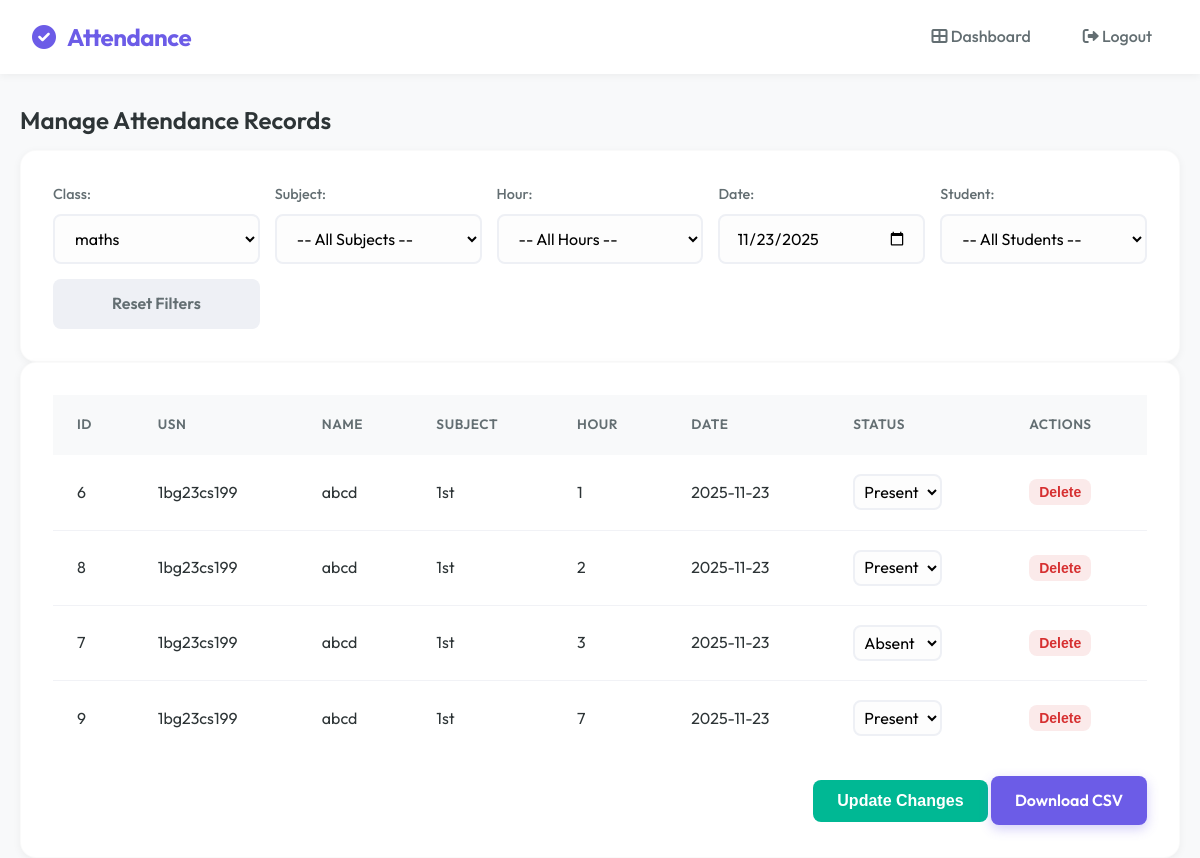
The app's page /admin/attendance?class_id=1 (signed in) with its own data.
### tables this page shows
CREATE TABLE attendance (
        id INTEGER PRIMARY KEY AUTOINCREMENT,
        student_id INTEGER,
        subject TEXT,
        date TEXT,
        status TEXT
    , hour INTEGER DEFAULT 1);

CREATE TABLE students (
        id INTEGER PRIMARY KEY AUTOINCREMENT,
        usn TEXT UNIQUE,
        name TEXT,
        dob TEXT,
        class_id INTEGER,
        face_encoding BLOB
    );

### app.py (the view)
@app.route("/admin/attendance", methods=["GET", "POST"])
def admin_attendance():
    if session.get("role") != "admin":
        return "Unauthorized", 403
    conn = sqlite3.connect('attendance.db')
    c = conn.cursor()
    if request.method == "POST":
        for key, value in request.form.items():
            if key.startswith("status_"):
                att_id = key.split("_")[1]
                c.execute("UPDATE attendance SET status=? WHERE id=?", (value, att_id))
        conn.commit()
    class_id = request.args.get("class_id")
    subject = request.args.get("subject")
    hour = request.args.get("hour")
    date = request.args.get("date", datetime.date.today().strftime("%Y-%m-%d"))
    student_id = request.args.get("student_id")
    try:
        class_id_int = int(class_id) if class_id else None
    except:
        class_id_int = None
    c.execute("SELECT id, class_name FROM classes")
    classes = c.fetchall()
    subjects = []
    students_list = []
    attendance_records = []
    if class_id_int:
        c.execute("SELECT name FROM subjects WHERE class_id=? ORDER BY name", (class_id_int,))
        subjects = [s[0] for s in c.fetchall()]
        c.execute("SELECT id, usn, name FROM students WHERE class_id=? ORDER BY name", (class_id_int,))
        students_list = c.fetchall()
        if subject:
            query = """SELECT attendance.id, students.usn, students.name, attendance.subject, attendance.hour, attendance.date, attendance.status
                       FROM attendance JOIN students ON attendance.student_id = students.id
                       WHERE students.class_id=? AND attendance.subject=? AND attendance.date=?"""
            params = [class_id_int, subject, date]
            if hour:
                query += " AND attendance.hour=?"
                params.append(hour)
        else:
            query = """SELECT attendance.id, students.usn, students.name, attendance.subject, attendance.hour, attendance.date, attendance.status
                       FROM attendance JOIN students ON attendance.student_id = students.id
                       WHERE students.class_id=? AND attendance.date=?"""
            params = [class_id_int, date]
            if hour:
                query += " AND attendance.hour=?"
                params.append(hour)
        if student_id:
            query += " AND students.id=?"
            params.append(student_id)
        query += " ORDER BY students.usn, attendance.subject, attendance.hour"
        c.execute(query, params)
        attendance_records = c.fetchall() # Always a list, works for single/multiple records
    conn.close()
    return render_template("admin_attendance.html",
                           classes=classes, subjects=subjects,
                           students_list=students_list,
                           attendance_records=attendance_records,
                           selected_class=class_id_int,
                           selected_subject=subject,
                           selected_hour=hour,
                           selected_date=date,
                           selected_student=int(student_id) if student_id else None)

### templates/admin_attendance.html (shortened to what this page needs)
{% extends "base.html" %}
{% block content %}
<h2>Manage Attendance Records</h2>
<div class="card">
    <form method="GET" action="/admin/attendance" class="dashboard-grid"
        style="grid-template-columns: repeat(auto-fit, minmax(200px, 1fr)); gap: 15px; margin-top: 0;">
        <div class="form-group" style="margin-bottom: 0;">
            <label>Class:</label>
            <select name="class_id" onchange="this.form.submit()">
                {% for cls in classes %}
                <option value="{{ cls[0] }}" {% if selected_class==cls[0] %}selected{% endif %}>{{ cls[1] }}</option>
                {% endfor %}
            </select>
        </div>
        <div class="form-group" style="margin-bottom: 0;">
            <label>Subject:</label>
            <select name="subject" onchange="this.form.submit()">
                <option value="">-- All Subjects --</option>
            </select>
        </div>
        <div class="form-group" style="margin-bottom: 0;">
            <label>Hour:</label>
            <select name="hour" onchange="this.form.submit()">
                <option value="">-- All Hours --</option>
            </select>
        </div>
        <div class="form-group" style="margin-bottom: 0;">
            <label>Date:</label>
            <input type="date" name="date" value="{{ selected_date }}" onchange="this.form.submit()">
        </div>
        <div class="form-group" style="margin-bottom: 0;">
            <label>Student:</label>
            <select name="student_id" onchange="this.form.submit()">
                <option value="">-- All Students --</option>
            </select>
        </div>
        <div class="form-group" style="margin-bottom: 0; display: flex; align-items: flex-end;">
            <a href="/admin/attendance" class="btn btn-secondary" style="width: 100%;">Reset Filters</a>
        </div>
    </form>
</div>
{% if attendance_records %}
<div class="card">
    <form method="POST" action="/admin/attendance">
        <table>
            <thead>
                <tr>
                    <th>ID</th>
                    <th>USN</th>
                    <th>Name</th>
                    <th>Subject</th>
                    <th>Hour</th>
                    <th>Date</th>
                    <th>Status</th>
                    <th>Actions</th>
                </tr>
            </thead>
            <tbody>
                {% for record in attendance_records %}
                <tr>
                    <td>{{ record[0] }}</td>
                    <td>{{ record[1] }}</td>
                    <td>{{ record[2] }}</td>
                    <td>{{ record[3] }}</td>
                    <td>{{ record[4] }}</td>
                    <td>{{ record[5] }}</td>
                    <td>
                        <select name="status_{{ record[0] }}" style="padding: 5px; width: auto;">
                            <option value="Present" {% if record[6]=='Present' %}selected{% endif %}>Present</option>
                            <option value="Absent" {% if record[6]=='Absent' %}selected{% endif %}>Absent</option>
                        </select>
                    </td>
                    <td>
                        <button type="submit" formaction="/delete_attendance/{{ record[0] }}" class="btn btn-danger"
                            style="padding: 5px 10px; font-size: 14px;">Delete</button>
                    </td>
                </tr>
                {% endfor %}
            </tbody>
        </table>
        <div style="margin-top: 20px; text-align: right;">
            <button type="submit" class="btn btn-success">Update Changes</button>
            <a href="{{ url_for('download_attendance', class_id=selected_class, subject=selected_subject, date=selected_date, student_id=selected_student) }}"
                class="btn btn-primary">Download CSV</a>
        </div>
    </form>
</div>
{% else %}
<div class="alert alert-info">No attendance records found for the selected filters.</div>
{% endif %}
{% endblock %}

### static/style.css (style rules this page uses)
:root { --primary: #6c5ce7; --primary-hover: #5b4cc4; --primary-light: #a29bfe; --secondary: #00cec9; --accent: #fd79a8; --bg-body: #f8f9fa; --bg-surface: #ffffff; --bg-glass: rgba(255, 255, 255, 0.8); --text-main: #2d3436; --text-muted: #636e72; --text-light: #ffffff; --success: #00b894; --error: #d63031; --warning: #fdcb6e; --radius-sm: 8px; --radius-md: 16px; --radius-lg: 24px; --shadow-sm: 0 2px 8px rgba(0, 0, 0, 0.05); --shadow-md: 0 8px 24px rgba(0, 0, 0, 0.08); --shadow-lg: 0 16px 48px rgba(0, 0, 0, 0.1); --transition: all 0.3s cubic-bezier(0.4, 0, 0.2, 1); }
* { margin: 0; padding: 0; box-sizing: border-box; }
body { font-family: 'Outfit', sans-serif; background-color: var(--bg-body); color: var(--text-main); line-height: 1.6; min-height: 100vh; display: flex; flex-direction: column; }
h1, h2, h3, h4, h5, h6 { font-weight: 600; line-height: 1.2; margin-bottom: 1rem; color: var(--text-main); }
a { text-decoration: none; color: var(--primary); transition: var(--transition); }
.card { background: var(--bg-surface); border-radius: var(--radius-md); padding: 2rem; box-shadow: var(--shadow-sm); transition: var(--transition); border: 1px solid rgba(0, 0, 0, 0.02); }
.form-group { margin-bottom: 1.5rem; }
label { display: block; margin-bottom: 0.5rem; font-weight: 500; color: var(--text-muted); font-size: 0.9rem; }
input, select, textarea { width: 100%; padding: 12px 16px; border: 2px solid #eef0f5; border-radius: var(--radius-sm); font-family: inherit; font-size: 1rem; transition: var(--transition); background: #fdfdfd; }
.btn { display: inline-flex; align-items: center; justify-content: center; padding: 12px 24px; border-radius: var(--radius-sm); font-weight: 600; cursor: pointer; border: none; transition: var(--transition); font-size: 1rem; gap: 8px; }
.btn-primary { background: var(--primary); color: white; box-shadow: 0 4px 12px rgba(108, 92, 231, 0.3); }
.btn-secondary { background: #eef0f5; color: var(--text-muted); }
.btn-danger { background: rgba(214, 48, 49, 0.1); color: var(--error); }
.btn-success { background: var(--success); color: white; }
.dashboard-grid { display: grid; grid-template-columns: repeat(auto-fit, minmax(280px, 1fr)); gap: 24px; margin-top: 2rem; }
table { width: 100%; border-collapse: collapse; }
th { background: #f8f9fa; padding: 1.2rem 1.5rem; text-align: left; font-weight: 600; color: var(--text-muted); font-size: 0.85rem; text-transform: uppercase; letter-spacing: 0.5px; }
td { padding: 1.2rem 1.5rem; border-bottom: 1px solid #f1f2f6; color: var(--text-main); }
tr:last-child td { border-bottom: none; }

### records on screen
attendance: id "6", usn "1bg23cs199", name "abcd", subject "1st", hour "1", date "2025-11-23", status+id "Present"
attendance: id "8", usn "1bg23cs199", name "abcd", subject "1st", hour "2", date "2025-11-23", status+id "Present"
attendance: id "7", usn "1bg23cs199", name "abcd", subject "1st", hour "3", date "2025-11-23", status+id "Absent"
attendance: id "9", usn "1bg23cs199", name "abcd", subject "1st", hour "7", date "2025-11-23", status+id "Present"

### other values on screen
form field class_id "maths"
